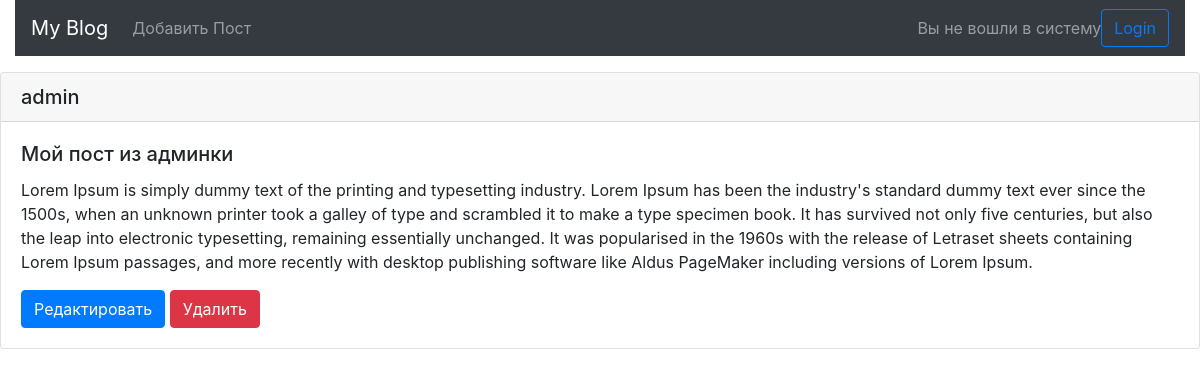
The app's page /1/, older data.
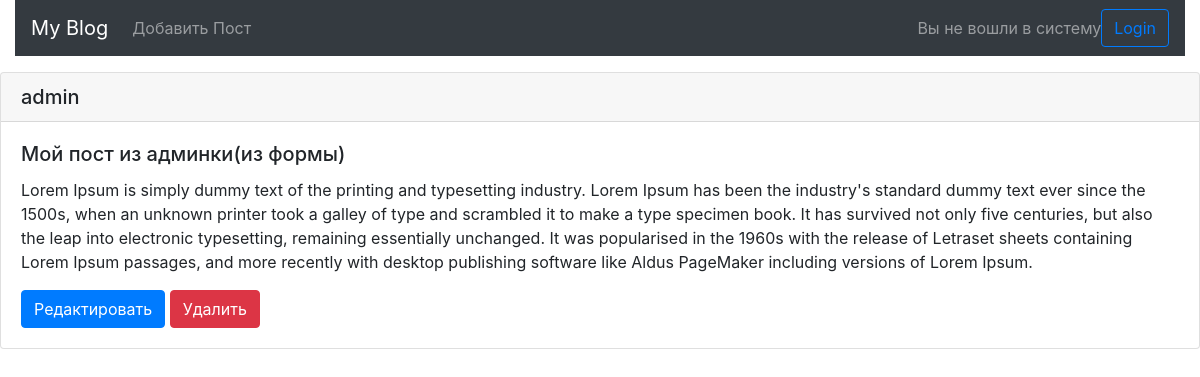
The same page, newer data.
### blog/models.py (models this page shows, shortened)
class Post(models.Model):
    title = models.CharField(max_length=200)
    author = models.ForeignKey('auth.User', on_delete=models.CASCADE)
    body = models.TextField()

### blog/views.py (the view)
# urls.py: path('<int:pk>/', views.BlogDetailView.as_view(), name='detail'),
class BlogDetailView(DetailView):
    model = Post
    context_object_name = 'post'
    template_name = 'detail.html'

### templates/detail.html (shortened to what this page needs)
{% extends 'base.html' %}
{% block content %}
    <div class="card">
        <h5 class="card-header">{{ post.author }}</h5>
        <div class="card-body">
            <h5 class="card-title">{{ post.title }}</h5>
            <p class="card-text">{{ post.body }}</p>
            <a href="{% url 'post_edit' post.pk %}" class="btn btn-primary">Редактировать</a>
            <a href="{% url 'post_delete' post.pk %}" class="btn btn-danger">Удалить</a>
        </div>
    </div>
{% endblock content %}

Row changes from the older to the newer data that the page shows:
changed Post "admin": title "Мой пост из админки" → "Мой пост из админки(из формы)"
